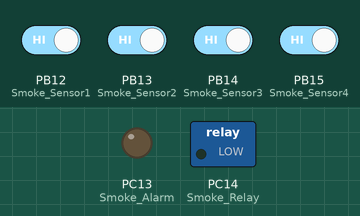
A sketch run on a simulated STM32 Blue Pill. Shown: switched loads named in the sketch (green lamp = pin HIGH), output pins drawn as LEDs (lit = HIGH). The inputs (shaded band) are chosen by the test bench; at power-on: PB12 (Smoke_Sensor1), PB13 (Smoke_Sensor2), PB14 (Smoke_Sensor3), PB15 (Smoke_Sensor4) HIGH.

Above: at 1.2 s.
1.3 s: PB12 (Smoke_Sensor1) driven LOW
At 2.0 s:
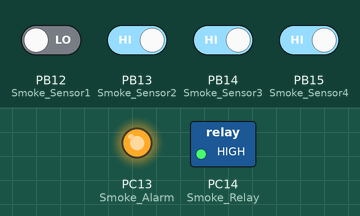
2.8 s: PB12 (Smoke_Sensor1) driven HIGH
At 3.1 s:
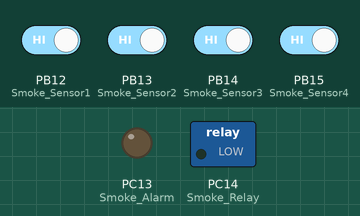
4.3 s: PB13 (Smoke_Sensor2) driven LOW
At 5.5 s:
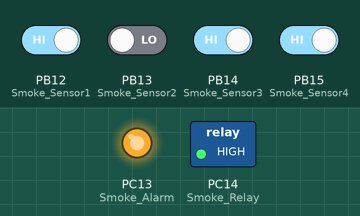
Timing chart, 0 to 7.3 s (numbered marks = the images above; inputs shaded):
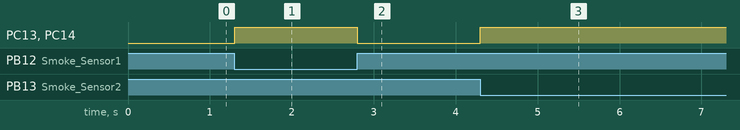

Measured:
- after the input at 1.3 s, PC13 (Smoke_Alarm), PC14 (Smoke_Relay): LOW → HIGH at once
- after the input at 2.8 s, PC13 (Smoke_Alarm), PC14 (Smoke_Relay): HIGH → LOW at once
- after the input at 4.3 s, PC13 (Smoke_Alarm), PC14 (Smoke_Relay): LOW → HIGH at once

The sketch:

Smoke_Alarm_Controller.ino
```cpp
#include "config.h"
#include "SmokeSensor.h"
#include "Output.h"

void setup() {
  initiallize_Sensors();    // Initialize sensor pins
  initialize_Output();      // Initialize output pins
}

void loop() {
  read_Sensor_Values();     // Read sensor values

  if (Smoke1 || Smoke2 || Smoke3 || Smoke4) {
    output_ON(HIGH, HIGH);  // Turn on alarm and relay
  } else {
    output_ON(LOW, LOW);    // Turn off alarm and relay
  }
}
```

Output.cpp
```cpp
#include <Arduino.h>  // Include the Arduino API
#include "Output.h"

void initialize_Output() {
  pinMode(Smoke_Alarm, OUTPUT);
  pinMode(Smoke_Relay, OUTPUT);
}

void output_ON(bool St1, bool St2) {
  digitalWrite(Smoke_Alarm, St1);
  digitalWrite(Smoke_Relay, St2);
}
```

Output.h
```cpp
#ifndef OUTPUT_H
#define OUTPUT_H

#include "config.h"

void initialize_Output();
void output_ON(bool St1, bool St2);

#endif // OUTPUT_H
```

SmokeSensor.cpp
```cpp
#include <Arduino.h>  // Include the Arduino API
#include "SmokeSensor.h"

bool Smoke1 = false;
bool Smoke2 = false;
bool Smoke3 = false;
bool Smoke4 = false;

void initiallize_Sensors() {
  pinMode(Smoke_Sensor1, INPUT_PULLUP);
  pinMode(Smoke_Sensor2, INPUT_PULLUP);
  pinMode(Smoke_Sensor3, INPUT_PULLUP);
  pinMode(Smoke_Sensor4, INPUT_PULLUP);
}

void read_Sensor_Values() {
  Smoke1 = !digitalRead(Smoke_Sensor1);
  Smoke2 = !digitalRead(Smoke_Sensor2);
  Smoke3 = !digitalRead(Smoke_Sensor3);
  Smoke4 = !digitalRead(Smoke_Sensor4);
}
```

SmokeSensor.h
```cpp
#ifndef SMOKE_SENSOR_H
#define SMOKE_SENSOR_H

#include "config.h"

void initiallize_Sensors();
void read_Sensor_Values();

extern bool Smoke1;
extern bool Smoke2;
extern bool Smoke3;
extern bool Smoke4;

#endif // SMOKE_SENSOR_H
```

config.cpp
```cpp
#include"config.h"
```

config.h
```cpp
#ifndef CONFIG_H
#define CONFIG_H

#define Smoke_Sensor1 PB12
#define Smoke_Sensor2 PB13
#define Smoke_Sensor3 PB14
#define Smoke_Sensor4 PB15

#define Smoke_Alarm PC13
#define Smoke_Relay PC14

#endif // CONFIG_H
```
